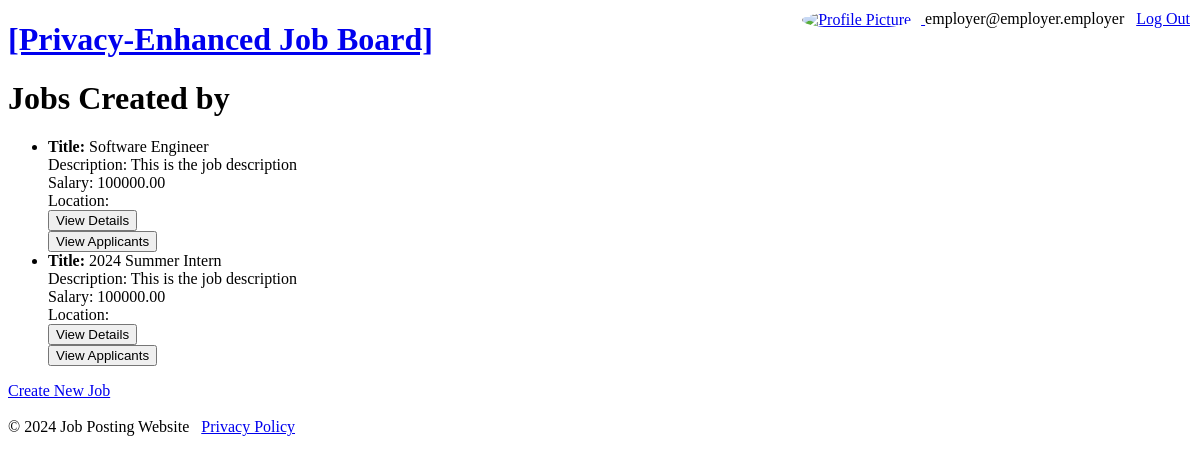
The page /employer/jobs (signed in) on the database its author committed.
### jobposting/models.py (models this page shows, shortened)
class Job(models.Model):
    title = models.CharField(max_length=100) # mandatory
    description = models.TextField() # mandatory
    job_type = models.ForeignKey(Category, on_delete=models.PROTECT, related_name='jobs') # mandatory
    salary = models.DecimalField(max_digits=10, decimal_places=2, null=True, blank=True) # optional
    city = models.CharField(max_length=100) # mandatory
    country = models.CharField(max_length=100) # mandatory
    company = models.CharField(max_length=100) # mandatory
    created_at = models.DateTimeField(auto_now_add=True) # mandatory
    employer = models.ForeignKey(EmployerUser, on_delete=models.CASCADE, related_name='jobs') # mandatory

### employer/views.py (the view)
# urls.py: path('jobs', employer_jobs, name='employer_jobs'),
@login_required
def employer_jobs(request):
    employer = employer = Employer.objects.get(user=request.user)
    jobs = Job.objects.filter(employer=request.user)
    return render(request, 'employer_jobs.html', {'jobs': jobs, 'employer': employer})

### employer/templates/employer_jobs.html (shortened to what this page needs)
{% extends 'base_generic.html' %}
{% block content %}
<head>
</head>
<body>
    <h1>Jobs Created by {{ employer.company_name }}</h1>
    {% if jobs %}
        <ul>
            {% for job in jobs %}
                <li>
                    <strong>Title:</strong> {{ job.title }}<br>
                    Description: {{ job.description }}<br>
                    Salary: {{ job.salary }}<br>
                    Location: {{ job.location }}<br>
                    <form action="{% url 'employer:employer_job_details' job.id %}">
                        <input type="submit" value="View Details">
                    </form>
                    <form action="{% url 'employer:employer_job_applicants' job.id %}">
                        <input type="submit" value="View Applicants">
                    </form>
                </li>
            {% endfor %}
        </ul>
    {% else %}
        <p>No jobs created yet.</p>
    {% endif %}
    <a href="{% url 'posts:post_create' %}" class="btn btn-primary">Create New Job</a>
</body>
<br>
<br>
{% endblock %}

### templates/base_generic.html (shortened to what this page needs)
<!DOCTYPE html>
<html>
<head>
</head>
<body>
    <header>
        <a href="{% url 'search:search-home' %}">
            <h1>[Privacy-Enhanced Job Board]</h1>
        </a>
        {% if user.is_authenticated %}
            <div class="auth-links">
                {% if user.baseuser.employeruser %}
                <a href="{% url 'employer:employer_main' %}">
                    <img src="https://static.vecteezy.com/system/resources/thumbnails/009/292/244/small/default-avatar-icon-of-social-media-user-vector.jpg" alt="Profile Picture" class="profile-pic">
                </a>
                {% else %}
                <a href="{% url 'profiles:profiles_main' %}">
                    <img src="https://static.vecteezy.com/system/resources/thumbnails/009/292/244/small/default-avatar-icon-of-social-media-user-vector.jpg" alt="Profile Picture" class="profile-pic">
                </a>
                {% endif %}
                <span>{{user.username}}</span> &nbsp;
                <a href="{% url 'user_management:log-out' %}">Log Out</a>
            </div>
        {% endif %}
    </header>
    <main>
        {% block content %}{% endblock %}
    </main>
    <footer>
        <span>© 2024 Job Posting Website</span> &nbsp;
        <a href="{% url 'privacy:privacy_policy' %}">Privacy Policy</a>
    </footer>
</body>
</html>

### templates/base_generic.html (style rules this page uses)
.auth-links { position: absolute; top: 0; right: 0; padding: 10px; }
.profile-pic { width: 40px; height: 40px; border-radius: 50%; object-fit: cover; margin-right: 10px; vertical-align: middle; }

### rows shown on the page
Job: title "Software Engineer", description "This is the job description", salary "100000.00"
Job: title "2024 Summer Intern", description "This is the job description", salary "100000.00"

### other values the page prints
{{ user.username }} "employer@employer.employer"
